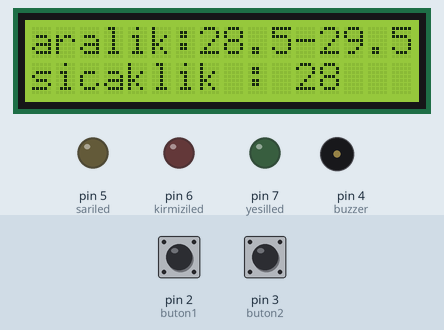
Simulated run of this sketch. Board: Arduino Uno, built with avr-gcc and run on an emulated ATmega328P. Shown: 16×2 character LCD, output pins drawn as LEDs (lit = HIGH), buzzer (waves = sounding, pin HIGH). Dashed ring = blinking. The inputs (shaded band) are chosen by the test bench; at power-on: pin 2 (buton1) HIGH, pin 3 (buton2) HIGH. Random numbers use the default seed unless the sketch sets one.

Above: at 0.82 s.
1.3 s: pin 2 (buton1) pulled LOW for 0.35 s
At 1.73 s:
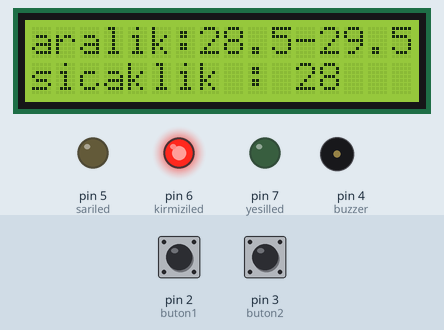
3.1 s: pin 3 (buton2) pulled LOW for 1 s
At 3.25 s:
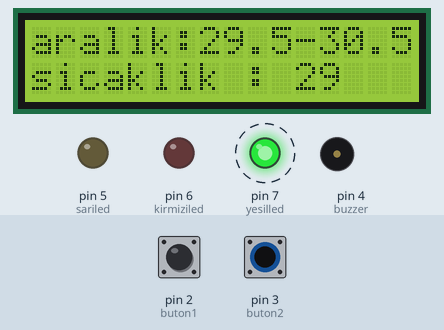
5.6 s: pin 3 (buton2) pulled LOW for 0.35 s
At 7.4 s:
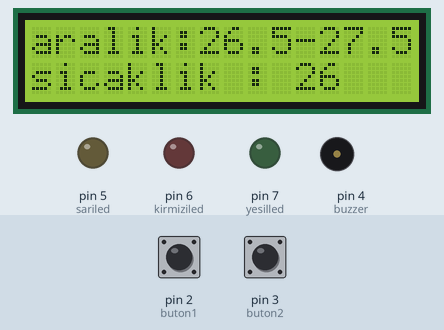
7.6 s: pin 2 (buton1) pulled LOW for 3.2 s
At 12.0 s:
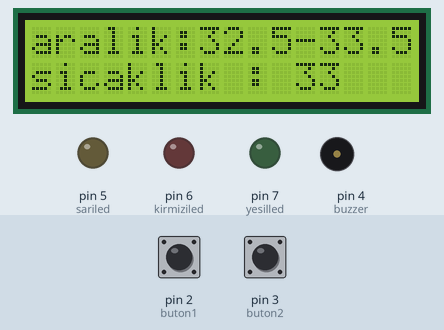
12.3 s: pin 2 (buton1) pulled LOW for 3.2 s
At 17.9 s:
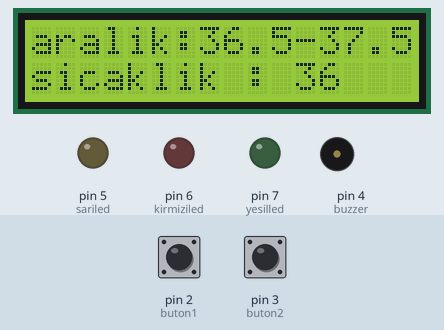
Timing chart, 0 to 19.5 s (numbered marks = the images above; inputs shaded):
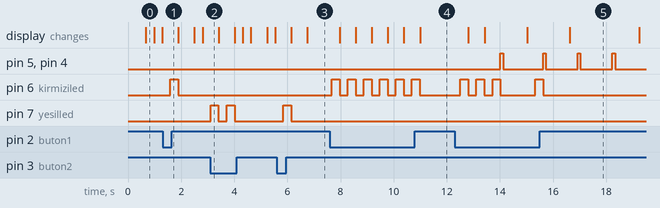

Measured:
- after the input at 1.3 s, pin 6 (kirmiziled): LOW → HIGH after 0.29 s, → LOW 0.30 s later
- after the input at 3.1 s, pin 7 (yesilled): alternates HIGH for 0.30 s and LOW for 0.30 s, 4 changes in all, then stays LOW, starting at once
- after the input at 5.6 s, pin 7 (yesilled): LOW → HIGH after 0.24 s, → LOW 0.30 s later
- after the input at 7.6 s, pin 6 (kirmiziled): alternates HIGH for 0.30 s and LOW for 0.30 s, 12 changes in all, then stays LOW, starting after 0.06 s
- after the input at 12.3 s, pin 5 (sariled), pin 4 (buzzer): LOW → HIGH after 1.7 s, → LOW 0.10 s later, → HIGH 1.5 s later, → LOW 0.10 s later, … (8 changes in this stretch); pin 6 (kirmiziled): LOW → HIGH after 0.21 s, → LOW 0.30 s later, → HIGH 0.30 s later, → LOW 0.30 s later, … (8 changes in this stretch)

The sketch:

ESE4kod.ino
```cpp
#include <LiquidCrystal.h>

#define buzzer 4
#define buton1 2
#define buton2 3
#define sariled 5
#define kirmiziled 6
#define yesilled 7
LiquidCrystal lcd (13,12,11,10,9,8);
void setup() {

lcd.begin(16,2);
pinMode(buton1 ,INPUT_PULLUP);
pinMode(buton2 ,INPUT_PULLUP);
pinMode(buzzer,OUTPUT);
pinMode (sariled,OUTPUT);
pinMode(kirmiziled,OUTPUT);
pinMode (yesilled,OUTPUT);

}
double bartis=29.5;
double bazalis=28.5;
void loop() {
  if (digitalRead(buton1) ==LOW)
  {
    bartis=bartis+1;
    bazalis=bazalis+1;
    digitalWrite(kirmiziled,HIGH);
    delay(300);
    digitalWrite(kirmiziled,LOW);

  }
  if (digitalRead(buton2) == LOW)
  {
    bartis=bartis-1;
    bazalis=bazalis-1;
    digitalWrite(yesilled,HIGH);
    delay(300);
    digitalWrite(yesilled,LOW);

  }
  long aralikkucuk=10*bazalis;
  long aralikbuyuk=10*bartis;
  long sicaklik =random (aralikkucuk,aralikbuyuk)/10.0;


  if (sicaklik>35)
  {
    int buzzercalma=100;
    int buzzersusma =900;

    if(sicaklik>=40)
    {

      int fark =sicaklik-40;
      int aradakifark=fark/2;

      buzzercalma=(aradakifark*100)+buzzercalma;
      buzzersusma=1000-buzzercalma;
    }
      digitalWrite(buzzer,HIGH);
      digitalWrite(sariled,HIGH);
      delay(buzzercalma);

      digitalWrite(buzzer,LOW);
      digitalWrite(sariled,LOW);
      delay(buzzersusma);

  }

  lcd.setCursor(0,0);
  lcd.print("aralik:");
  lcd.print(bazalis,1);
  lcd.print("-");
  lcd.print(bartis,1);

  lcd.setCursor(0,1);
  lcd.print("sicaklik : ");
  lcd.print(sicaklik);

  delay(300);
}
```
